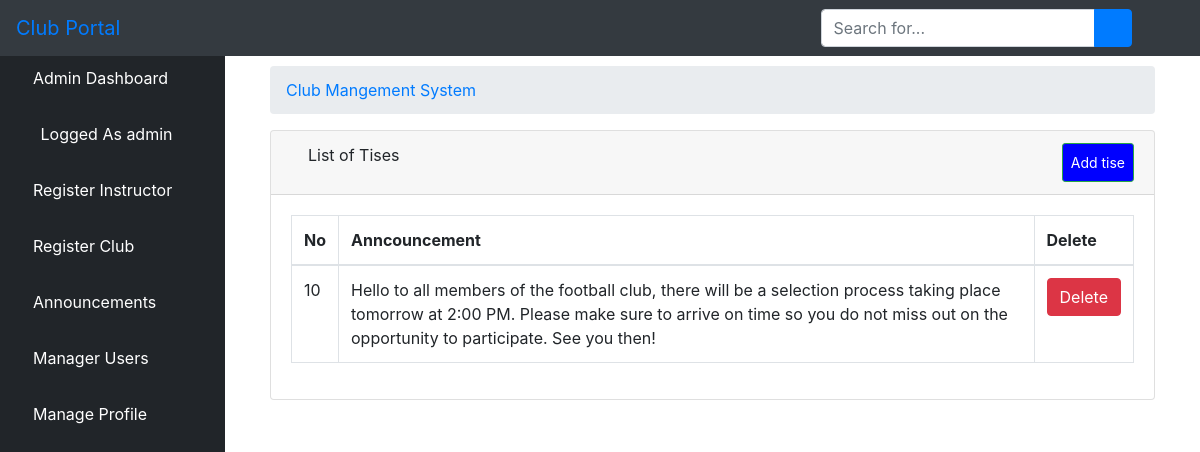
The page /alistalltise/ (signed in) on the database as committed earlier.
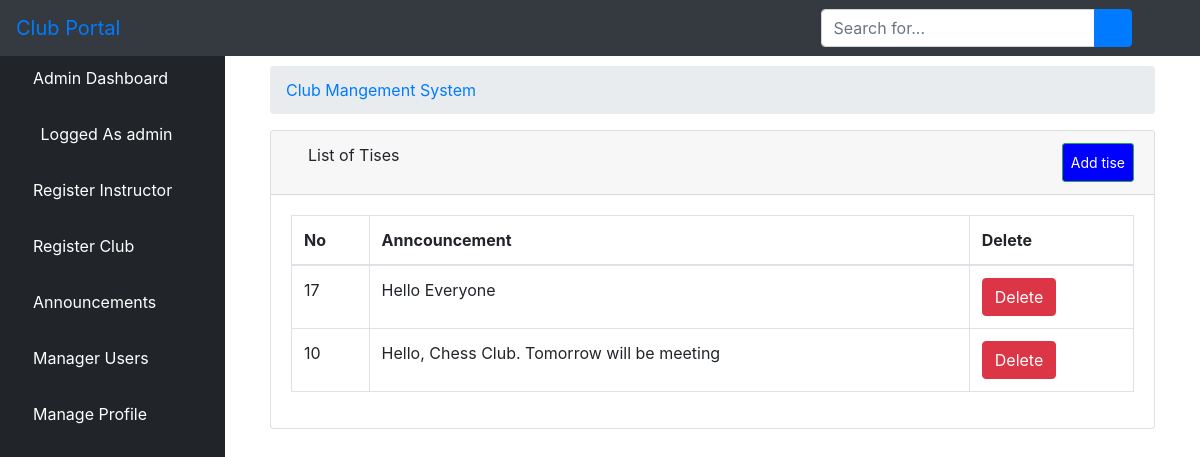
The same page on the database as committed later.
### elearn/models.py (models this page shows, shortened)
class Announcement(models.Model):
    user = models.ForeignKey(User, on_delete=models.CASCADE)
    content = models.TextField()
    course = models.ForeignKey(Course, on_delete=models.CASCADE, related_name='announcements', null=True, blank=True)
    posted_at = models.DateTimeField(auto_now=True, null=True)
    meeting = models.DateTimeField(null=True, blank=True)

### elearn/views.py (the view)
# urls.py: path('alistalltise/', views.ListAllTise.as_view(), name='alistalltise'),
class ListAllTise(LoginRequiredMixin, ListView):
    model = Announcement
    template_name = 'dashboard/admin/list_tises.html'
    context_object_name = 'tises'
    paginated_by = 10
    def get_queryset(self):
        return Announcement.objects.order_by('-id')

### elearn/templates/dashboard/admin/list_tises.html (shortened to what this page needs)
{% extends 'dashboard/admin/base.html' %}
{% block body %}
<div class="container-fluid">
    <div class="row">
        <div class="col-12 mb-3">
            <div class="col-12 mb-3">
                <div id="content-wrapper">
                    <div class="container-fluid">
                        <ol class="breadcrumb">
                            <li class="breadcrumb-item">
                                <a href="#">Club Mangement System</a>
                            </li>
                        </ol>
                        <div class="card mb-3">
                            <div class="card-header">
                                <i class="fas fa-table"></i>
                                List of Tises
                                <a class="btn btn-sm btn-success" href=""
                                   style="padding: 8px; float: right; background-color: blue; color: white;">Add
                                    tise</a>
                            </div>
                            <div class="card-body">
                                <div class="table-responsive">
                                    <table class="table table-bordered" id="dataTable" width="100%" cellspacing="0">
                                        <thead>
                                        <tr>
                                            <th>No</th>
                                            <th>Anncouncement</th>
                                            <th>Delete</th>
                                        </tr>
                                        </thead>
                                        <tbody>
                                        {% if tises %}
                                        {% for tise in tises %}
                                        <tr>
                                            <td>{{ tise.id }}</td>
                                            <td>{{ tise.content }}</td>
                                            <td>
                                                <a href="{% url 'adpost' tise.pk %}">
                                                    <button type="button" class="btn btn-danger"> Delete</button>
                                                </a></td>
                                        </tr>
                                        {% endfor %}
                                        {% endif %}
                                        </tbody>
                                    </table>
                                </div>
                            </div>
                        </div>
                    </div>
                </div>
            </div>
        </div>
    </div>
</div>
{% endblock %}

Rows that differ between the two databases and show on the page:
added Announcement: id "17", content "Hello Everyone"
changed Announcement id 10: content "Hello to all members of the football club, there will be a selection process taking place tomorrow at 2:00 PM. Please make sure to arrive on time so you do not miss out on the opportunity to participate. See you then!" → "Hello, Chess Club. Tomorrow will be meeting"
